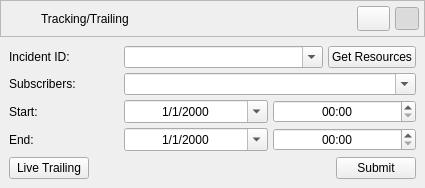
<?xml version="1.0" encoding="UTF-8"?>
<!--
 Generated by Qt.

 Copyright (C) Sapura Secured Technologies, 2016-2024. All Rights Reserved.

 @file
 @version $Id: GisTracking.ui 1833 2024-03-25 07:55:22Z hazim.rujhan $
-->
<ui version="4.0">
 <class>GisTracking</class>
 <widget class="QWidget" name="GisTracking">
  <property name="geometry">
   <rect>
    <x>0</x>
    <y>0</y>
    <width>425</width>
    <height>188</height>
   </rect>
  </property>
  <layout class="QVBoxLayout" name="verticalLayout">
   <property name="spacing">
    <number>0</number>
   </property>
   <property name="leftMargin">
    <number>0</number>
   </property>
   <property name="topMargin">
    <number>0</number>
   </property>
   <property name="rightMargin">
    <number>0</number>
   </property>
   <property name="bottomMargin">
    <number>0</number>
   </property>
   <item>
    <widget class="QFrame" name="trackTitleFrame">
     <property name="maximumSize">
      <size>
       <width>16777215</width>
       <height>37</height>
      </size>
     </property>
     <property name="frameShape">
      <enum>QFrame::StyledPanel</enum>
     </property>
     <property name="frameShadow">
      <enum>QFrame::Raised</enum>
     </property>
     <layout class="QHBoxLayout" name="horizontalLayout_10">
      <property name="spacing">
       <number>5</number>
      </property>
      <property name="leftMargin">
       <number>5</number>
      </property>
      <property name="topMargin">
       <number>5</number>
      </property>
      <property name="rightMargin">
       <number>5</number>
      </property>
      <property name="bottomMargin">
       <number>5</number>
      </property>
      <item>
       <widget class="QLabel" name="trackIconLbl">
        <property name="maximumSize">
         <size>
          <width>30</width>
          <height>30</height>
         </size>
        </property>
        <property name="text">
         <string/>
        </property>
        <property name="pixmap">
         <pixmap resource="Resources.qrc">:/Images/images/icon_trail.png</pixmap>
        </property>
        <property name="scaledContents">
         <bool>true</bool>
        </property>
       </widget>
      </item>
      <item>
       <widget class="QLabel" name="trackLbl">
        <property name="text">
         <string>Tracking/Trailing</string>
        </property>
       </widget>
      </item>
      <item>
       <widget class="QToolButton" name="floatButton">
        <property name="toolTip">
         <string>Float</string>
        </property>
        <property name="icon">
         <iconset resource="Resources.qrc">
          <normaloff>:/Images/images/icon_float_up.png</normaloff>
          <normalon>:/Images/images/icon_float_down.png</normalon>
          :/Images/images/icon_float_up.png</iconset>
        </property>
        <property name="iconSize">
         <size>
          <width>25</width>
          <height>25</height>
         </size>
        </property>
        <property name="checkable">
         <bool>true</bool>
        </property>
       </widget>
      </item>
      <item>
       <widget class="QToolButton" name="toggleBtn">
        <property name="icon">
         <iconset resource="Resources.qrc">
          <normaloff>:/Images/images/icon_downward.png</normaloff>
          <normalon>:/Images/images/icon_upward.png</normalon>:/Images/images/icon_downward.png</iconset>
        </property>
        <property name="checkable">
         <bool>true</bool>
        </property>
        <property name="checked">
         <bool>true</bool>
        </property>
        <property name="autoRaise">
         <bool>true</bool>
        </property>
       </widget>
      </item>
     </layout>
    </widget>
   </item>
   <item>
    <widget class="QFrame" name="trackFrame">
     <property name="sizePolicy">
      <sizepolicy hsizetype="Preferred" vsizetype="Preferred">
       <horstretch>0</horstretch>
       <verstretch>0</verstretch>
      </sizepolicy>
     </property>
     <property name="maximumSize">
      <size>
       <width>16777215</width>
       <height>16777215</height>
      </size>
     </property>
     <property name="frameShape">
      <enum>QFrame::NoFrame</enum>
     </property>
     <property name="frameShadow">
      <enum>QFrame::Raised</enum>
     </property>
     <layout class="QVBoxLayout" name="verticalLayout_2">
      <item>
       <layout class="QGridLayout" name="trackGLayout">
        <property name="spacing">
         <number>5</number>
        </property>
        <item row="0" column="0">
         <widget class="QLabel" name="incidentLbl">
          <property name="text">
           <string>Incident ID:</string>
          </property>
         </widget>
        </item>
        <item row="0" column="1" colspan="2">
         <layout class="QGridLayout" name="gridLayout">
          <item row="0" column="0">
           <widget class="QComboBox" name="incidentCb">
            <property name="sizePolicy">
             <sizepolicy hsizetype="Expanding" vsizetype="Fixed">
              <horstretch>0</horstretch>
              <verstretch>0</verstretch>
             </sizepolicy>
            </property>
            <property name="editable">
             <bool>true</bool>
            </property>
            <property name="insertPolicy">
             <enum>QComboBox::NoInsert</enum>
            </property>
           </widget>
          </item>
          <item row="0" column="1">
           <widget class="QPushButton" name="rscButton">
            <property name="text">
             <string>Get Resources</string>
            </property>
           </widget>
          </item>
         </layout>
        </item>
        <item row="1" column="0">
         <widget class="QLabel" name="subscriberLbl">
          <property name="maximumSize">
           <size>
            <width>110</width>
            <height>16777215</height>
           </size>
          </property>
          <property name="text">
           <string>Subscribers:</string>
          </property>
         </widget>
        </item>
        <item row="1" column="1" colspan="2">
         <widget class="QComboBox" name="subscriberCb">
          <property name="sizePolicy">
           <sizepolicy hsizetype="Preferred" vsizetype="Fixed">
            <horstretch>0</horstretch>
            <verstretch>0</verstretch>
           </sizepolicy>
          </property>
          <property name="editable">
           <bool>true</bool>
          </property>
          <property name="insertPolicy">
           <enum>QComboBox::NoInsert</enum>
          </property>
         </widget>
        </item>
        <item row="2" column="0">
         <widget class="QLabel" name="startDateLbl">
          <property name="text">
           <string>Start:</string>
          </property>
          <property name="wordWrap">
           <bool>true</bool>
          </property>
         </widget>
        </item>
        <item row="2" column="1">
         <widget class="QDateEdit" name="startDate">
          <property name="alignment">
           <set>Qt::AlignCenter</set>
          </property>
          <property name="maximumDate">
           <date>
            <year>7999</year>
            <month>2</month>
            <day>28</day>
           </date>
          </property>
          <property name="currentSection">
           <enum>QDateTimeEdit::DaySection</enum>
          </property>
          <property name="displayFormat">
           <string>d/M/yyyy</string>
          </property>
          <property name="calendarPopup">
           <bool>true</bool>
          </property>
         </widget>
        </item>
        <item row="2" column="2">
         <widget class="QTimeEdit" name="startTime">
          <property name="alignment">
           <set>Qt::AlignCenter</set>
          </property>
          <property name="displayFormat">
           <string>hh:mm</string>
          </property>
          <property name="calendarPopup">
           <bool>false</bool>
          </property>
         </widget>
        </item>
        <item row="3" column="0">
         <widget class="QLabel" name="endDateLbl">
          <property name="text">
           <string>End:</string>
          </property>
          <property name="wordWrap">
           <bool>true</bool>
          </property>
         </widget>
        </item>
        <item row="3" column="1">
         <widget class="QDateEdit" name="endDate">
          <property name="alignment">
           <set>Qt::AlignCenter</set>
          </property>
          <property name="dateTime">
           <datetime>
            <hour>0</hour>
            <minute>0</minute>
            <second>0</second>
            <year>2000</year>
            <month>1</month>
            <day>1</day>
           </datetime>
          </property>
          <property name="displayFormat">
           <string>d/M/yyyy</string>
          </property>
          <property name="calendarPopup">
           <bool>true</bool>
          </property>
         </widget>
        </item>
        <item row="3" column="2">
         <widget class="QTimeEdit" name="endTime">
          <property name="alignment">
           <set>Qt::AlignCenter</set>
          </property>
          <property name="displayFormat">
           <string>hh:mm</string>
          </property>
          <property name="calendarPopup">
           <bool>false</bool>
          </property>
         </widget>
        </item>
       </layout>
      </item>
      <item>
       <layout class="QHBoxLayout" name="trackHLayout">
        <item>
         <widget class="QPushButton" name="trailingButton">
          <property name="styleSheet">
           <string notr="true"/>
          </property>
          <property name="text">
           <string>Live Trailing</string>
          </property>
         </widget>
        </item>
        <item>
         <spacer name="horizontalSpacer_5">
          <property name="orientation">
           <enum>Qt::Horizontal</enum>
          </property>
          <property name="sizeHint" stdset="0">
           <size>
            <width>40</width>
            <height>20</height>
           </size>
          </property>
         </spacer>
        </item>
        <item>
         <widget class="QPushButton" name="submitButton">
          <property name="text">
           <string>Submit</string>
          </property>
         </widget>
        </item>
       </layout>
      </item>
     </layout>
    </widget>
   </item>
  </layout>
 </widget>
 <resources>
  <include location="Resources.qrc"/>
 </resources>
 <connections/>
</ui>
